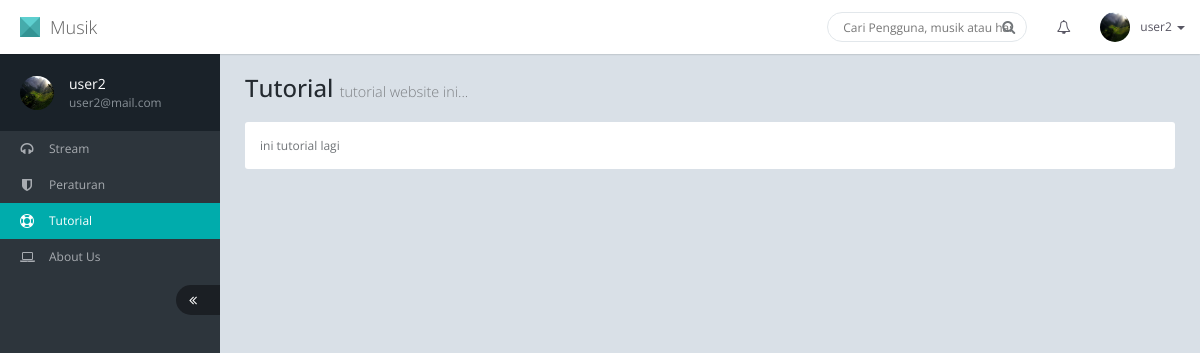
/?menu=tutorial (signed in), run on the app's committed database.
### tables this page shows
CREATE TABLE IF NOT EXISTS `user` (
  `email` varchar(50) NOT NULL,
  `password` varchar(50) NOT NULL,
  `nama` varchar(50) NOT NULL,
  `foto` varchar(255) NOT NULL,
  `akses` varchar(5) NOT NULL,
  PRIMARY KEY (`email`)
);

CREATE TABLE IF NOT EXISTS `konten` (
  `konten_id` int(11) NOT NULL AUTO_INCREMENT,
  `isi` text NOT NULL,
  PRIMARY KEY (`konten_id`)
);

### index.php (the view, shortened to what this page needs)
<!DOCTYPE html>
<html lang="en">
<head>
	<link href="assets/plugins/jquery-ui-1.10.4/themes/base/minified/jquery-ui.min.css" rel="stylesheet" />
	<link href="assets/plugins/bootstrap-3.2.0/css/bootstrap.min.css" rel="stylesheet" />
	<link href="assets/plugins/font-awesome-4.1.0/css/font-awesome.min.css" rel="stylesheet" />
	<link href="assets/css/animate.min.css" rel="stylesheet" />
	<link href="assets/css/style.min.css" rel="stylesheet" />
	<link href="assets/css/style-responsive.min.css" rel="stylesheet" />
	<link href="assets/css/theme/default.css" rel="stylesheet" id="theme" />
	<link href='assets/css/jquery.mentions.css' rel='stylesheet' type='text/css'>
	<link href="assets/plugins/jquery-jvectormap/jquery-jvectormap-1.2.2.css" rel="stylesheet" />
	<link href="assets/plugins/bootstrap-datepicker/css/datepicker.css" rel="stylesheet" />
	<link href="assets/plugins/bootstrap-datepicker/css/datepicker3.css" rel="stylesheet" />
    <link href="assets/plugins/gritter/css/jquery.gritter.css" rel="stylesheet" />
	<link href="assets/plugins/bootstrap-wysihtml5/src/bootstrap-wysihtml5.css" rel="stylesheet" />
</head>
<body>
	<div id="page-container" class="fade page-sidebar-fixed page-header-fixed">
		<div id="header" class="header navbar navbar-default navbar-fixed-top">
			<div class="container-fluid">
				<div class="navbar-header">
					<a href="?" class="navbar-brand"><span class="navbar-logo"></span> Musik</a>
				</div>
				<ul class="nav navbar-nav navbar-right">
					<li>
						<form class="navbar-form full-width" method="get">
							<div class="form-group">
								<input type="text" name="q" class="form-control" placeholder="Cari Pengguna, musik atau hashtag" />
								<button type="submit" class="btn btn-search"><i class="fa fa-search"></i></button>
							</div>
						</form>
					</li>
					<?php
					if(isset($_SESSION['login'])){
						$q=mysql_query("select * from user where email='$_SESSION[login]'");
						$h=mysql_fetch_array($q);
					?>
					<li class="dropdown">
						<a href="javascript:;" data-toggle="dropdown" class="dropdown-toggle f-s-14">
							<i class="fa fa-bell-o"></i>
						</a>
					</li>
					<li class="dropdown navbar-user">
						<a href="javascript:;" class="dropdown-toggle" data-toggle="dropdown">
							<img src="<?php echo $h['foto']; ?>" alt="" />
							<span class="hidden-xs"><?php echo $h['nama']; ?></span> <b class="caret"></b>
						</a>
					</li>
					<?php
					}
					?>
				</ul>
			</div>
		</div>
		<?php include 'sidebar.php'; ?>
		<div id="content" class="content">
			<?php
			if(isset($_GET['menu'])){
				if($_GET['menu']=='peraturan'){
					include 'peraturan.php';
				}else if($_GET['menu']=='tutorial'){
					include 'tutorial.php';
				}else if($_GET['menu']=='aboutus'){
					include 'aboutus.php';
				}else if($_GET['menu']=='profil'){
					include 'profil.php';
				}else if($_GET['menu']=='cari'){
					include 'cari.php';
				}else if($_GET['menu']=='follow'){
					mysql_query("insert into follow values(null,'$_SESSION[login]','$_GET[id]')");
					?><script>location.href='?';</script><?php
				}else if($_GET['menu']=='unfollow'){
					mysql_query("delete from follow where user='$_SESSION[login]' and target='$_GET[id]'");
					?><script>location.href='?';</script><?php
				}else if($_GET['menu']=='track'){
					include 'track.php';
				}else if($_GET['menu']=='notif'){
					include 'notif.php';
				}else if($_GET['menu']=='following'){
					include 'following.php';
				}else if($_GET['menu']=='follower'){
					include 'follower.php';
				}else{
					include 'stream.php';
				}
			}else{
				include 'stream.php';
			}
			?>
		</div>
	</div>
</body>
</html>

### sidebar.php (shortened to what this page needs)
<div id="sidebar" class="sidebar">
	<div data-scrollbar="true" data-height="100%">
		<ul class="nav">
			<?php
			if(isset($_SESSION['login'])){
				$q=mysql_query("select * from user where email='$_SESSION[login]'");
				$h=mysql_fetch_array($q);
			?>
			<li class="nav-profile">
				<div class="image">
					<a href="javascript:;"><img src="<?php echo $h['foto']; ?>" alt="" /></a>
				</div>
				<div class="info">
					<?php echo $h['nama']; ?>
					<small><?php echo $h['email']; ?></small>
				</div>
			</li>
			<?php
			}
			?>
		</ul>
		<ul class="nav">
			<li class="<?php echo (!isset($_GET['menu']))?'active':''; ?>">
				<a href="?"><i class="fa fa-headphones"></i> <span>Stream</span></a>
			</li>
			<li class="<?php echo ($_GET['menu']=='peraturan')?'active':''; ?>">
				<a href="?menu=peraturan"><i class="fa fa-shield"></i> <span>Peraturan</span></a>
			</li>
			<li class="<?php echo ($_GET['menu']=='tutorial')?'active':''; ?>">
				<a href="?menu=tutorial"><i class="fa fa-life-ring"></i> <span>Tutorial</span></a>
			</li>
			<li class="<?php echo ($_GET['menu']=='aboutus')?'active':''; ?>">
				<a href="?menu=aboutus"><i class="fa fa-laptop"></i> <span>About Us</span></a>
			</li>
			<li><a href="javascript:;" class="sidebar-minify-btn" data-click="sidebar-minify"><i class="fa fa-angle-double-left"></i></a></li>
		</ul>
	</div>
</div>

### tutorial.php (shortened to what this page needs)
	?><script>location.href='<?php echo $_SERVER['REQUEST_URI']; ?>';</script><?php
$q=mysql_query("select * from konten where konten_id=2");
$h=mysql_fetch_array($q);
if($_SESSION['akses']=='admin'){
?>
<h1 class="page-header">Tutorial <small>tutorial website ini...</small></h1>
<div class="row">
	<div class="col-md-12">
		<div class="panel panel-inverse">
			<div class="panel-heading">
				<h4 class="panel-title">Edit Tutorial</h4>
			</div>
			<div class="panel-body panel-form">
				<form name="wysihtml5" method="POST">
					<textarea class="textarea form-control" name="isi" id="wysihtml5" placeholder="Tulis disini ..." rows="12"><?php echo $h['isi']; ?></textarea>
			</div>
			<div class="panel-footer">
					<div class="input-group">
						<span class="input-group-btn">
							<button class="btn btn-primary" type="submit" name="updatetutorial"><i class="fa fa-check"></i> Simpan Perubahan</button>
						</span>
					</div>
				</form>
			</div>
		</div>
	</div>
</div>
<?php
}else{
?>
<h1 class="page-header">Tutorial <small>tutorial website ini...</small></h1>
<div class="row">
	<div class="col-md-12">
		<div class="panel panel-inverse">
			<div class="panel-body">
				<?php echo $h['isi']; ?>
			</div>
		</div>
	</div>
</div>
<?php
}
?>

### assets/css/theme/default.css (style rules this page uses)
.navbar-logo, .coming-soon .brand .logo, .login .login-header .brand .logo { border-color: #4DCACA #31A3A3 #1D8888; }
.navbar.navbar-inverse .navbar-brand, .sidebar .nav > li.active > a, .sidebar .nav > li.active > a:focus, .sidebar .nav > li.active > a:hover, .page-sidebar-minified .sidebar .nav > li.has-sub.active:focus > a, .page-sidebar-minified .sidebar .nav > li.has-sub.active:hover > a, .page-sidebar-minified .sidebar .nav > li.has-sub.active > a, .label.label-theme, .btn.btn-scroll-to-top { background: #00acac; }

### data on the page
user: foto (picture), nama "user2", email "user2@mail.com"
konten: isi "ini tutorial lagi"
